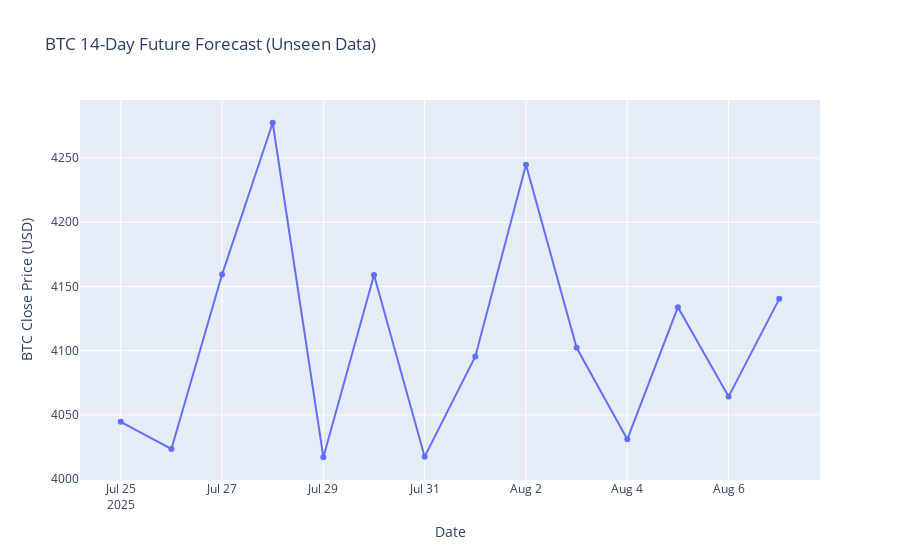
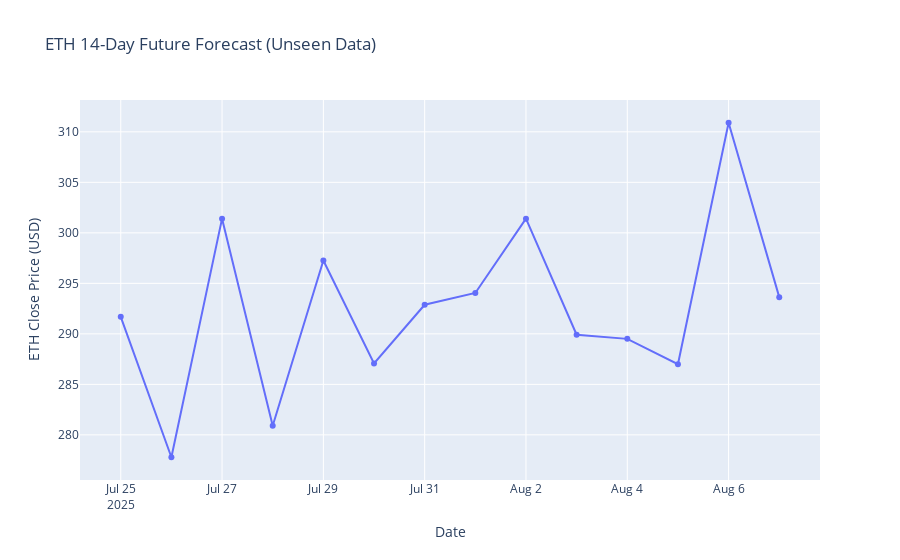
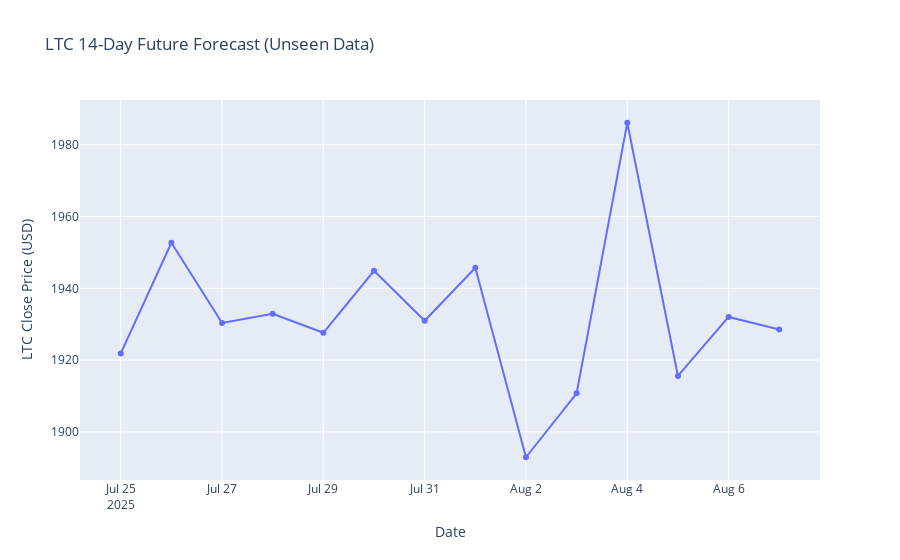
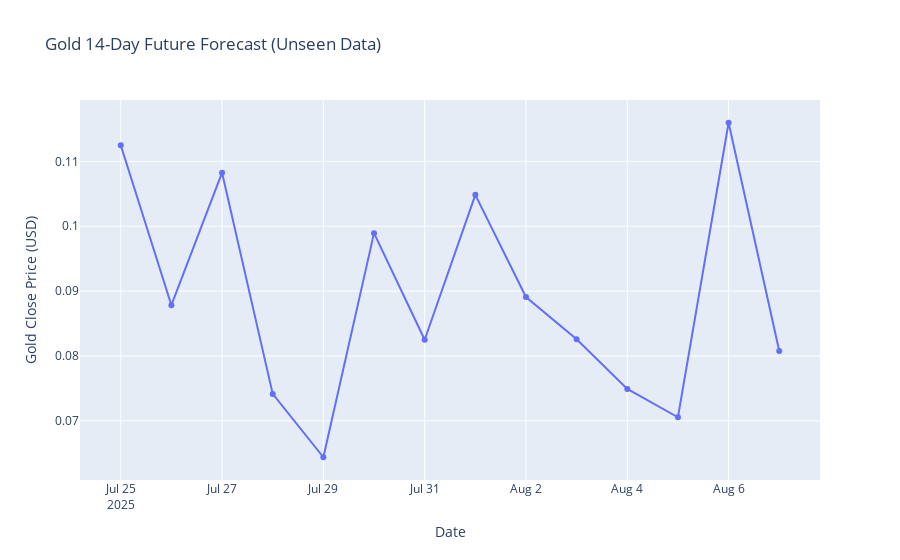

The notebook cell saved with these charts, in order:
### Code cell
# Inverse scaling helper
def inverse_close(scaled_arr, scaler, col_index):
    # Always keep the array as 2D for batch inverse_transform
    scaled_arr = np.array(scaled_arr)
    flat = scaled_arr.reshape(-1)
    arr = np.zeros((flat.shape[0], scaler.n_features_in_))
    arr[:, col_index] = flat
    inv = scaler.inverse_transform(arr)[:, col_index]
    return inv.reshape(scaled_arr.shape)


# Main loop
for coin, info in coins.items():
    print(f"\n====== Processing {coin} ======")
    target_col = info['col']
    col_index = scaled_df.columns.get_loc(target_col)
    target_cols = [target_col]
    
    # Prepare data
    X, Y = create_sliding_window(scaled_df, lookback, forecast_horizon, feature_cols, target_col)
    split = int(0.8 * len(X))
    X_train, X_test = X[:split], X[split:]
    Y_train, Y_test = Y[:split], Y[split:]
    Y_train_flat = Y_train.reshape(-1, forecast_horizon)
    Y_test_flat = Y_test.reshape(-1, forecast_horizon)
    
    # Hyperparameter search (reduce n_iter/epochs for testing, increase for final)
    model = KerasRegressor(build_fn=build_lstm_model, verbose=0)
    param_dist = {
        "lstm_units": [32, 64],
        "dropout": [0.1, 0.2],
        "lr": [1e-3, 5e-4],
        "batch_size": [16, 32],
        "epochs": [10, 15]}

    tscv = TimeSeriesSplit(n_splits=3)
    search = RandomizedSearchCV(
        model, param_distributions=param_dist, n_iter=4,
        cv=tscv, verbose=2, n_jobs=1)
    search.fit(X_train, Y_train_flat)
    print(f"Best hyperparameters for {coin}:", search.best_params_)

    # Retrain best model
    best_params = search.best_params_
    final_model = build_lstm_model(
        lstm_units=best_params["lstm_units"],
        dropout=best_params["dropout"],
        lr=best_params["lr"])


    final_model.fit(
        X_train, Y_train_flat,
        epochs=best_params["epochs"],
        batch_size=best_params["batch_size"],
        verbose=2)
    
    
    # Evaluate on test
    # Predict on test
    y_pred = final_model.predict(X_test).reshape(-1, forecast_horizon)
    y_test_flat = Y_test.reshape(-1, forecast_horizon)

    # Inverse transform (works for 1D or 2D horizon)
    true_unscaled = inverse_close(y_test_flat, scaler, col_index)
    pred_unscaled = inverse_close(y_pred, scaler, col_index)

    # Now calculate metrics
    mae = mean_absolute_error(true_unscaled, pred_unscaled)
    rmse = mean_squared_error(true_unscaled, pred_unscaled, squared=False)
    r2 = r2_score(true_unscaled, pred_unscaled)
    print(f"{coin} MAE: {mae:.2f} | RMSE: {rmse:.2f} | R2: {r2:.4f}")
    
    # Plot backtest
    plt.figure(figsize=(12,6))
    plt.plot(true_unscaled, label='True')
    plt.plot(pred_unscaled, label='Predicted')
    plt.title(f'{coin} Close Price: 14-Day Forecast (Test Backtest)')
    plt.xlabel('Time')
    plt.ylabel(f'{coin} Close Price (USD)')
    plt.legend()
    plt.show()
    
    
    # Future forecast (next 14 days)
    last_window = scaled_df[feature_cols].iloc[-lookback:].values.reshape(1, lookback, len(feature_cols))
    future_scaled = final_model.predict(last_window).reshape(forecast_horizon)
    future_unscaled = inverse_close(future_scaled, scaler, col_index).flatten()
    last_date = scaled_df['Date'].iloc[-1]
    future_dates = pd.date_range(last_date + timedelta(days=1), periods=forecast_horizon)

    fig = go.Figure()
    fig.add_trace(go.Scatter(x=future_dates, y=future_unscaled, mode='lines+markers', name=f'{coin} Forecast (next 14d)'))
    fig.update_layout(title=f'{coin} 14-Day Future Forecast (Unseen Data)', xaxis_title='Date', yaxis_title=f'{coin} Close Price (USD)')
    fig.show()

    # Save model and results
    final_model.save(f'{coin.lower()}_lstm_14d_tuned_model.h5')
    joblib.dump(scaler, f'minmax_scaler_{coin.lower()}.pkl')

    print("\nAll coins processed!")
    
    # Save model and scaler
    print(f"Saved model and scaler for {coin}")

### Figure 1 — Plotly figure (JSON) as saved in the notebook; plotly's stock layout.template omitted (floating-point values rounded to 4 significant figures)
{"data": [{"mode": "lines+markers", "name": "BTC Forecast (next 14d)", "type": "scatter", "x": ["2025-07-25T00:00:00", "2025-07-26T00:00:00", "2025-07-27T00:00:00", "2025-07-28T00:00:00", "2025-07-29T00:00:00", "2025-07-30T00:00:00", "2025-07-31T00:00:00", "2025-08-01T00:00:00", "2025-08-02T00:00:00", "2025-08-03T00:00:00", "2025-08-04T00:00:00", "2025-08-05T00:00:00", "2025-08-06T00:00:00", "2025-08-07T00:00:00"], "y": [4045.0, 4023.0, 4159.0, 4278.0, 4017.0, 4159.0, 4017.0, 4096.0, 4245.0, 4102.0, 4031.0, 4134.0, 4064.0, 4140.0]}], "layout": {"title": {"text": "BTC 14-Day Future Forecast (Unseen Data)"}, "xaxis": {"title": {"text": "Date"}}, "yaxis": {"title": {"text": "BTC Close Price (USD)"}}}}

### Figure 2 — Plotly figure (JSON) as saved in the notebook; plotly's stock layout.template omitted (floating-point values rounded to 4 significant figures)
{"data": [{"mode": "lines+markers", "name": "ETH Forecast (next 14d)", "type": "scatter", "x": ["2025-07-25T00:00:00", "2025-07-26T00:00:00", "2025-07-27T00:00:00", "2025-07-28T00:00:00", "2025-07-29T00:00:00", "2025-07-30T00:00:00", "2025-07-31T00:00:00", "2025-08-01T00:00:00", "2025-08-02T00:00:00", "2025-08-03T00:00:00", "2025-08-04T00:00:00", "2025-08-05T00:00:00", "2025-08-06T00:00:00", "2025-08-07T00:00:00"], "y": [291.7, 277.8, 301.4, 280.9, 297.3, 287.1, 292.9, 294.0, 301.4, 289.9, 289.5, 287.0, 310.9, 293.6]}], "layout": {"title": {"text": "ETH 14-Day Future Forecast (Unseen Data)"}, "xaxis": {"title": {"text": "Date"}}, "yaxis": {"title": {"text": "ETH Close Price (USD)"}}}}

### Figure 3 — Plotly figure (JSON) as saved in the notebook; plotly's stock layout.template omitted (floating-point values rounded to 4 significant figures)
{"data": [{"mode": "lines+markers", "name": "LTC Forecast (next 14d)", "type": "scatter", "x": ["2025-07-25T00:00:00", "2025-07-26T00:00:00", "2025-07-27T00:00:00", "2025-07-28T00:00:00", "2025-07-29T00:00:00", "2025-07-30T00:00:00", "2025-07-31T00:00:00", "2025-08-01T00:00:00", "2025-08-02T00:00:00", "2025-08-03T00:00:00", "2025-08-04T00:00:00", "2025-08-05T00:00:00", "2025-08-06T00:00:00", "2025-08-07T00:00:00"], "y": [1922.0, 1953.0, 1930.0, 1933.0, 1928.0, 1945.0, 1931.0, 1946.0, 1893.0, 1911.0, 1986.0, 1916.0, 1932.0, 1929.0]}], "layout": {"title": {"text": "LTC 14-Day Future Forecast (Unseen Data)"}, "xaxis": {"title": {"text": "Date"}}, "yaxis": {"title": {"text": "LTC Close Price (USD)"}}}}

### Figure 4 — Plotly figure (JSON) as saved in the notebook; plotly's stock layout.template omitted (floating-point values rounded to 4 significant figures)
{"data": [{"mode": "lines+markers", "name": "Gold Forecast (next 14d)", "type": "scatter", "x": ["2025-07-25T00:00:00", "2025-07-26T00:00:00", "2025-07-27T00:00:00", "2025-07-28T00:00:00", "2025-07-29T00:00:00", "2025-07-30T00:00:00", "2025-07-31T00:00:00", "2025-08-01T00:00:00", "2025-08-02T00:00:00", "2025-08-03T00:00:00", "2025-08-04T00:00:00", "2025-08-05T00:00:00", "2025-08-06T00:00:00", "2025-08-07T00:00:00"], "y": [0.1125, 0.08782, 0.1082, 0.07415, 0.06439, 0.09893, 0.08249, 0.1048, 0.08909, 0.08256, 0.07491, 0.07055, 0.116, 0.08078]}], "layout": {"title": {"text": "Gold 14-Day Future Forecast (Unseen Data)"}, "xaxis": {"title": {"text": "Date"}}, "yaxis": {"title": {"text": "Gold Close Price (USD)"}}}}
